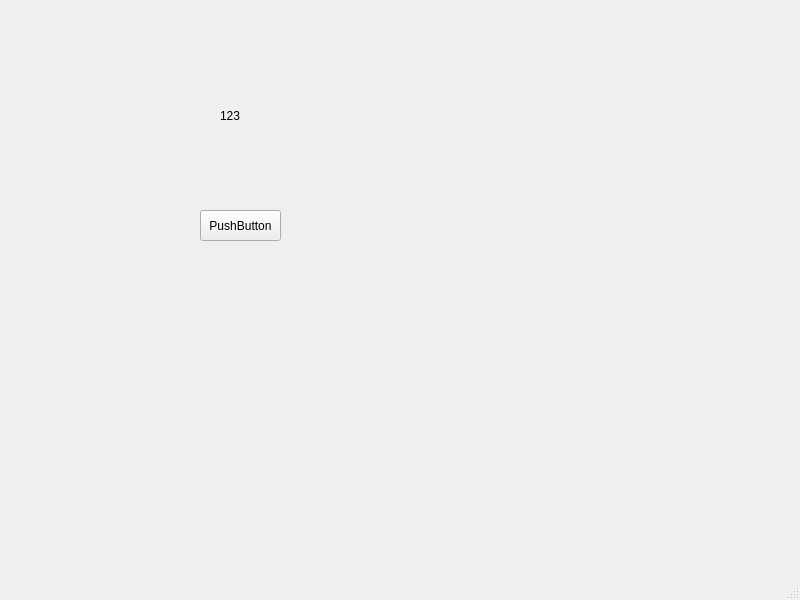
<?xml version="1.0" encoding="UTF-8"?>
<ui version="4.0">
 <class>MainWindow</class>
 <widget class="QMainWindow" name="MainWindow">
  <property name="geometry">
   <rect>
    <x>0</x>
    <y>0</y>
    <width>800</width>
    <height>600</height>
   </rect>
  </property>
  <property name="windowTitle">
   <string>MainWindow</string>
  </property>
  <widget class="QWidget" name="centralwidget">
   <widget class="QPushButton" name="button1">
    <property name="geometry">
     <rect>
      <x>200</x>
      <y>210</y>
      <width>81</width>
      <height>31</height>
     </rect>
    </property>
    <property name="text">
     <string>PushButton</string>
    </property>
   </widget>
   <widget class="QLabel" name="label1">
    <property name="geometry">
     <rect>
      <x>220</x>
      <y>110</y>
      <width>54</width>
      <height>12</height>
     </rect>
    </property>
    <property name="text">
     <string>123</string>
    </property>
   </widget>
  </widget>
  <widget class="QMenuBar" name="menubar">
   <property name="geometry">
    <rect>
     <x>0</x>
     <y>0</y>
     <width>800</width>
     <height>23</height>
    </rect>
   </property>
  </widget>
  <widget class="QStatusBar" name="statusbar"/>
 </widget>
 <resources/>
 <connections>
  <connection>
   <sender>button1</sender>
   <signal>clicked()</signal>
   <receiver>MainWindow</receiver>
   <slot>clicktest()</slot>
   <hints>
    <hint type="sourcelabel">
     <x>262</x>
     <y>250</y>
    </hint>
    <hint type="destinationlabel">
     <x>369</x>
     <y>246</y>
    </hint>
   </hints>
  </connection>
 </connections>
 <slots>
  <slot>clicktest()</slot>
 </slots>
</ui>
